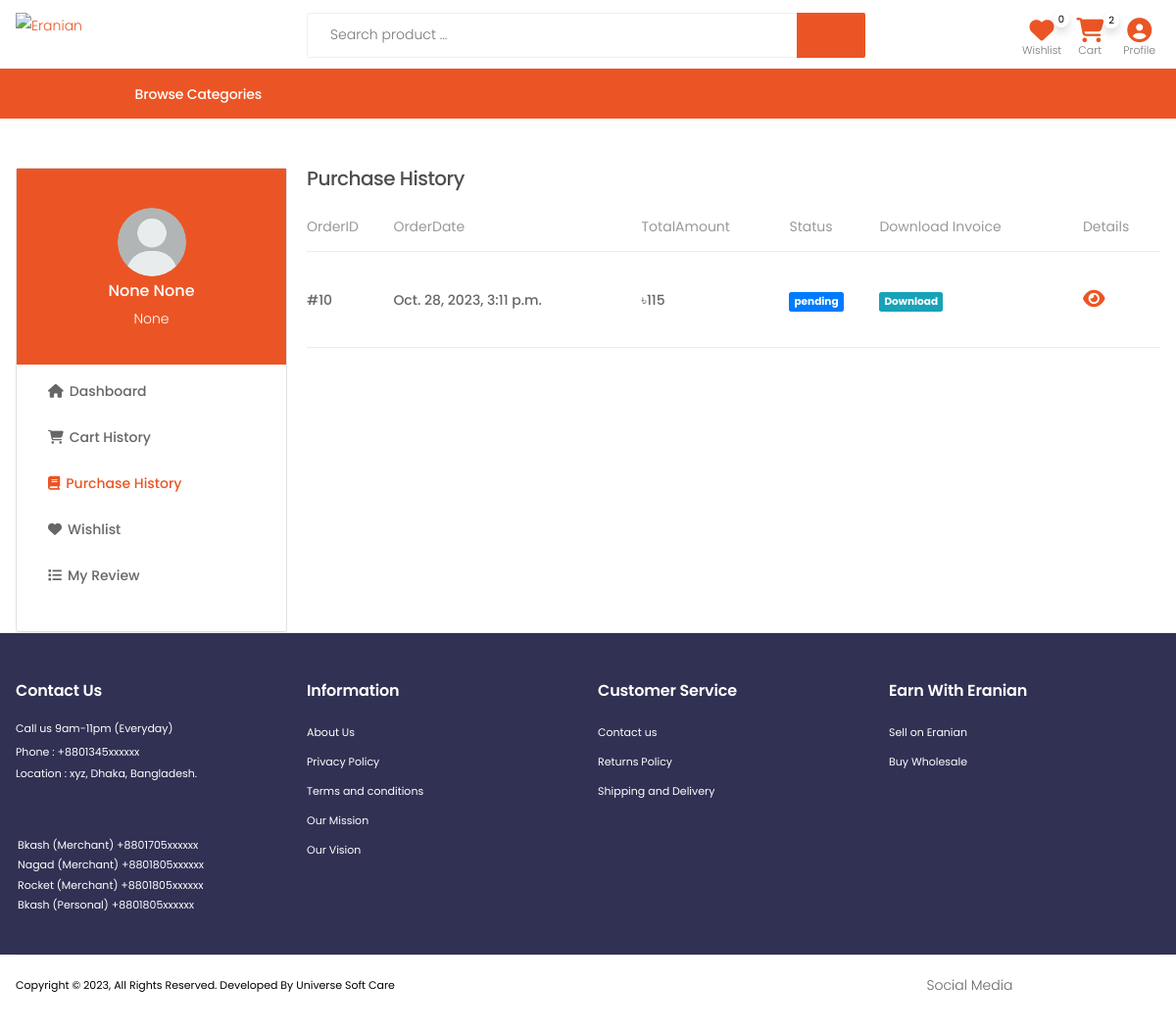
Page /order_summary (signed in) on the earlier database version.
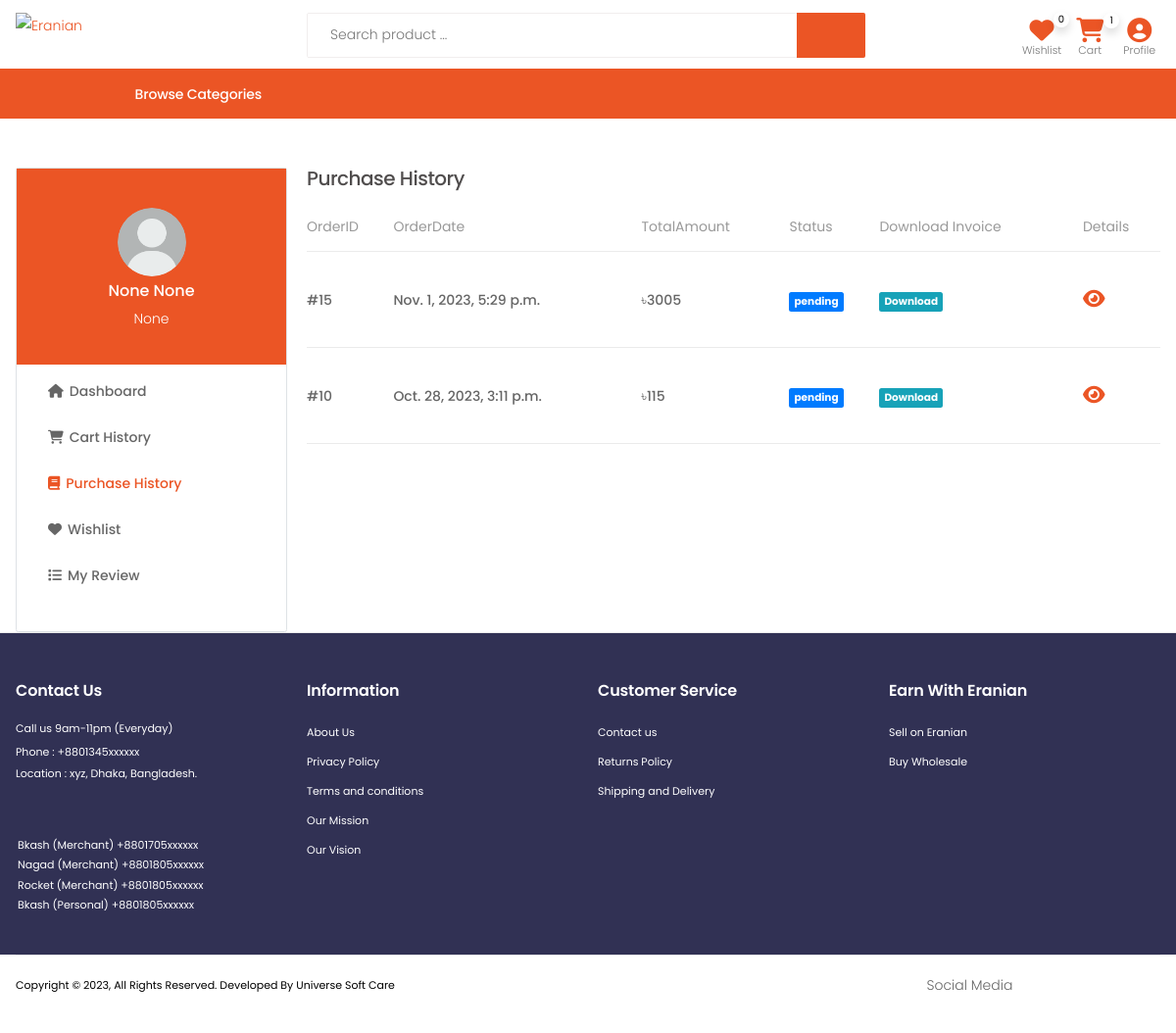
Same page on the later database version.
### userapp/models.py (models this page shows, shortened)
class User(AbstractBaseUser, PermissionsMixin):
    email = models.EmailField(unique=True)
    username = None
    first_name = models.CharField(max_length=30, null=True, blank=True)
    last_name = models.CharField(max_length=30, null=True, blank=True)
    phone = models.CharField(max_length=15, unique=True, null=True, blank=True)
    is_active = models.BooleanField(default=True)
    is_staff = models.BooleanField(default=False)
    is_customer = models.BooleanField(default=False)
    is_vendor = models.BooleanField(default=False)
    is_employee = models.BooleanField(default=False)
    date_joined = models.DateTimeField(default=timezone.now)
    objects = CustomUserManager()
    USERNAME_FIELD = 'email'
    REQUIRED_FIELDS = []

class Profile(models.Model):
    user                = models.OneToOneField(User, on_delete=models.CASCADE, max_length=1)
    image               = models.ImageField(upload_to="profilepicture", default='no_img.png')
    date_of_birthday    = models.DateField(auto_now_add=False,blank=True,null=True)
    phone               = models.CharField(max_length=15,unique=True,blank=True,null=True)
    permanent_address   = models.CharField(max_length=100,blank=True,null=True)
    present_address     = models.CharField(max_length=100,blank=True,null=True)
    class Meta:
        verbose_name_plural = "Customer Profile"

### store/models.py (models this page shows, shortened)
class  Order(models.Model):
    user = models.ForeignKey(settings.AUTH_USER_MODEL, on_delete=models.CASCADE)
    items = models.ManyToManyField(OrderItem)
    ordered_date = models.DateTimeField()
    order_complate_date = models.DateTimeField(auto_now=False, auto_now_add=False,blank=True, null=True)
    order_status = models.CharField(max_length = 150, choices=Order_Status , default='pending')
    total_order_amount = models.CharField(max_length = 150, blank=True, null=True)
    paid_amount = models.CharField(max_length = 150, default=0)
    due_amount = models.CharField(max_length = 150,default=0)
    ordered = models.BooleanField(default=False)
    orderId = models.CharField(max_length = 150, blank=True, null=True)
    paymentId = models.CharField(max_length = 150, blank=True, null=True)
    coupon = models.ForeignKey('Coupon', on_delete=models.SET_NULL, blank=True, null=True)
    shipping_address = models.ForeignKey(ShipingAddress, on_delete=models.CASCADE, blank=True, null=True)
    payment_option = models.CharField(max_length = 150)
    order_read_status  = models.BooleanField(default=False)
    redx_percel_traking_number  = models.CharField(max_length = 150, blank=True, null=True)
    others_transport_trakink_url  = models.URLField(max_length = 200,blank=True, null=True)
    class Meta:
        ordering = ['-id']

### store/views.py (the view)
# urls.py: path("order_summary",login_required(OrderSummary,login_url='/customer-login/'), name="order-summary"),
@login_required
def OrderSummary(request):
    try:
        order =Order.objects.filter(user=request.user, ordered=True)
        context={
            'order':order,
        }
        return render(request, 'store/order_summary.html', context)
    except ObjectDoesNotExist:
        return redirect('/')

### store/template/store/order_summary.html (shortened to what this page needs)
{% extends 'store/base.html' %}
{% load static %}
{% block content %}
<div class="container mt-5">
    <div class="row">
        <div class="col-md-3 d-none d-md-block">
            <div class="card border rounded">
                <div class="card-profile ">
                    <img class="mx-auto mt-4 rounded-circle" src="{{ user.profile.image.url }}" alt="" style="height: 70px ; width: 70px;">
                    <p style="text-align:center ; font-size: 16px; font-weight: 500;">{{ user.first_name }} {{ user.last_name }}</p>
                    <p style="text-align:center ;">{{ user.username }}</p>
                </div>
                <div class="card-body">
                    <nav class="mobile-cats-nav">
						<ul class="mobile-cats-menu dashboard-menu">
							<li ><a href="{% url 'profile-dashboard' %}"><i class="fa-solid fa-house"></i>Dashboard</a></li>
							<li ><a href="{% url 'cart-summary' %}"><i class="fa-solid fa-cart-shopping"></i>Cart History</a></li>
							<li class="m-active"><a href="{% url 'order-summary' %}"><i class="fa-solid fa-book"></i>Purchase History</a></li>
							<li><a href="{% url 'wish-list' %}"><i class="fa-solid fa-heart"></i>Wishlist</a></li>
							<li><a href="{% url 'my-review' %}"><i class="fa-solid fa-list"></i>My Review</a></li>
						</ul>
                    </nav>
                </div>
            </div>
        </div>
        <div class="col-md-9">
            <h5>Purchase History</h5>
			<div class="row ">
				<div class="col-lg-12 mx-auto">
					<table class="table table-mobile">
						<thead>
							<tr>
								<th>OrderID</th>
								<th>OrderDate</th>
								<th>TotalAmount</th>
								<th>Status</th>
								<th>Download Invoice</th>
								<th>Details</th>
							</tr>
						</thead>
						<tbody>
						{% for p in order %}
						<tr>
							<td >
								#{{ p.orderId }}
							</td>
							<td>
								{{ p.ordered_date }}
							</td>
							<td >৳{{p.total_order_amount }} </td>
							<td >
								{% if p.others_transport_trakink_url %}
								<p class="badge badge-primary p-2"><a class="text-white" href="{{ p.others_transport_trakink_url }}" target="_blank">Traking Order</a></p>
								{% elif p.redx_percel_traking_number %}
								<p class="badge badge-primary p-2"><a class="text-white" href="https://redx.com.bd/track-parcel/?trackingId={{ p.redx_percel_traking_number }}&shopId=806273" target="_blank">Traking Order</a></p>
								{% else %}
								<p class="badge badge-primary p-2">{{ p.order_status }}</p>
								{% endif %}
							</td>
							{% if p.order_status == 'complete' %}
							<td >{{ p.order_complate_date }}</td>
							{% else %}
							<td><a class="badge badge-info p-2" href="{% url 'render-order-pdf-view' p.pk %}">Download</a></td>
							{% endif %}
							<td><a style="font-size: 20px ;" href="{% url 'order-detail' p.pk %}"><i class="fa fa-eye" aria-hidden="true"></i></a></td>
						</tr>
						{% endfor %}
						</tbody>
					</table>
				</div>
			</div>
        </div>
    </div>
</div>
{% endblock %}

### store/template/store/base.html (shortened to what this page needs)
{% load static %}
<!DOCTYPE html>
<html lang="en">
<head>
  <link rel="stylesheet" href="{% static 'store/css/bootstrap.min.css' %}">
  <link rel="stylesheet" href="{% static 'store/css/plugins/owl-carousel/owl.carousel.css' %}">
  <link rel="stylesheet" href="{% static 'store/css/plugins/magnific-popup/magnific-popup.css' %}">
  <link rel="stylesheet" href="{% static 'store/css/plugins/jquery.countdown.css' %}">
  <link rel="stylesheet" href="{% static 'store/slick-slider/slick.css' %}">
  <link rel="stylesheet" href="{% static 'store/slick-slider/slick-theme.css' %}">
  <link rel="stylesheet" href="{% static 'store/css/style.css' %}">
  <link rel="stylesheet" href="{% static 'store/css/skins/skin-demo-13.css' %}">
  <link rel="stylesheet" href="{% static 'store/css/demos/demo-13.css' %}">
  <link rel="stylesheet" href="{% static 'store/css/plugins/nouislider/nouislider.css' %}">
  <link rel="stylesheet" href="https://cdnjs.cloudflare.com/ajax/libs/font-awesome/6.2.0/css/all.min.css">
</head>
<body>
  <div class="page-wrapper">
    {% include "store/includes/navbar.html" %}
    {% block content %}
    {% endblock %}
    {% include "store/includes/footer.html" %}
</body>
</html>

### store/template/store/includes/navbar.html (shortened to what this page needs)
{% load static %}
{% load desktop_menu %}
{% load top_category %}
{% load cart_view %}
{% load cart_count %}
{% load wish_list_product_count %}
{% load campaign %}
{% load logo %}
<header class="header header-10 header-intro-clearance desktop">
  <div class="header-middle sticky-header mx-auto ">
    <div class="container">
      <div class="header-left py-auto">
        <a href="{% url 'home' %}" class="logo">
          <img src="{% static 'store/images/eranian.png' %}" alt="Eranian">
        </a>
      </div>
      <div class="header-center">
        <div class="header-search header-search-extended header-search-visible header-search-no-radius">
          <form action="{% url 'search' %}" method="GET">
            <div class="header-search-wrapper search-wrapper-wide" style="margin-top: -10px;">
              <input type="search" class="form-control" name="q" id="q" placeholder="Search product ..." required>
              <button class="btn" type="submit" style="background-color:#eb5525 ;"><i
                  style="color: white; font-size: 25px; font-weight: 700;" class="icon-search"></i></button>
            </div>
          </form>
        </div>
      </div>
      <div class="header-right">
        <div class="header-dropdown-link" style="margin-top: -5px;">
          <a href="{% url 'wish-list' %}" class="wishlist-link">
            <i style="color:#eb5525; font-size: 25px;" class="fa-solid fa-heart"></i>
            <span class="wishlist-count shadow">{{ request.user|wish_list_product_count }}</span>
            <span class="wishlist-txt">Wishlist</span>
          </a>
          <div class="dropdown cart-dropdown mx-2">
            <a href="{% url 'cart-summary' %}" class="dropdown-toggle" role="button" aria-haspopup="true"
              aria-expanded="false" data-display="static">
              <i style="color:#eb5525; font-size: 25px;" class="fa-solid fa-cart-shopping"></i>
              <span class="cart-count shadow">{{ request.user|cart_count }}</span>
              <span class="cart-txt">Cart</span>
            </a>
          </div>
          <div class="dropdown user-profile cart-dropdown mx-2">
            <a class="dropdown-toggle" role="button" aria-haspopup="true" aria-expanded="false" data-display="static">
              <i style="color:#eb5525; font-size: 25px;" class="fa-solid fa-circle-user"></i>
              <span class="cart-txt">Profile</span>
            </a>
          </div>
        </div>
      </div>
    </div>
  </div>
  <div class="header-bottom container-fluid" style="border-top: 1px solid #eb5525;">
    <div class="row d-flex col-11 mx-auto">
      <div class="col-md-4 col-lg-3">
        {% if request.resolver_match.url_name == 'home' %}
        <div class="dropdown category-dropdown show is-on" data-visible="true">
          {% else %}
          <div class="dropdown category-dropdown is-on">
            {% endif %}
            <a href="#" class="dropdown-toggle" role="button" data-toggle="dropdown" aria-haspopup="true"
              aria-expanded="false" data-display="static" title="Browse Categories">
              <span class="pl-5" style="font-size: 14px;">Browse Categories</span>
            </a>
            </div>
          </div>
        </div>
      </div>
</header>

### store/template/store/includes/footer.html (shortened to what this page needs)
{% load static %}
{% load logo %}
<footer class="footer footer-2">
    <div class="footer-middle pb-4">
        <div class="container">
            <div class="row">
                <div class="col-6 col-lg-3">
                    <h4 class="widget-title">Contact Us</h4>
                    <p>Call us 9am-11pm (Everyday)</p>
                    <a href="tel:01345xxxxxx"> Phone : +8801345xxxxxx</a>
                    <p>Location : xyz, Dhaka, Bangladesh.</p> <br/><br/>
                    <p class="d-flex payment-img"><img class="my-auto" src="{% static 'store/images/bkash.jpg' %}" alt=""> Bkash (Merchant) +8801705xxxxxx</p>
                    <p class="d-flex payment-img"><img class="my-auto" src="{% static 'store/images/nagad.jpg' %}" alt=""> Nagad (Merchant) +8801805xxxxxx</p>
                    <p class="d-flex payment-img"><img class="my-auto" src="{% static 'store/images/rocket.jpg' %}" alt=""> Rocket (Merchant) +8801805xxxxxx</p>
                    <p class="d-flex payment-img"><img class="my-auto" src="{% static 'store/images/bkash.jpg' %}" alt=""> Bkash (Personal) +8801805xxxxxx</p>
                </div>
                <div class="col-6 col-lg-3">
                    <div class="widget">
                        <h4 class="widget-title">Information</h4>
                        <ul class="widget-list">
                            <li><a href="{% url 'about_us' %}">About Us</a></li>
                            <li><a href="{% url 'privacy-policy' %}">Privacy Policy</a></li>
                            <li><a href="{% url 'terms_conditions' %}">Terms and conditions</a></li>
                            <li><a href="{% url 'mission' %}">Our Mission</a></li>
                            <li><a href="{% url 'vision' %}">Our Vision</a></li>
                        </ul>
                    </div>
                </div>
                <div class="col-6 col-lg-3">
                    <div class="widget">
                        <h4 class="widget-title">Customer Service</h4>
                        <ul class="widget-list">
                            <li><a href="{% url 'contact-us' %}">Contact us</a></li>
                            <li><a href="{% url 'returns_policy' %}">Returns Policy</a></li>
                            <li><a href="{% url 'shipping_delivery' %}">Shipping and Delivery</a></li>
                        </ul>
                    </div>
                </div>
                <div class="col-6 col-lg-3">
                    <div class="widget">
                        <h4 class="widget-title">Earn With Eranian</h4>
                        <ul class="widget-list">
                            <li><a href="{% url 'vendor_login' %}">Sell on Eranian</a></li>
                            <li><a href="#">Buy Wholesale</a></li>
                        </ul>
                    </div>
                </div>
            </div>
            </div>
        </div>
    </div>
    <div class="footer-bottom mb-5 mb-md-1 ">
        <div class="container">
            <p class="footer-copyright">Copyright &copy; {% now 'Y' %}, All Rights Reserved. Developed By Universe Soft Care</p>
            <div class="social-icons social-icons-color">
                <span class="social-label">Social Media</span>
                <a href="#" class="social-icon social-facebook" title="Facebook" target="_blank"><i class="icon-facebook-f"></i></a>
                <a href="#" class="social-icon social-twitter" title="Twitter" target="_blank"><i class="icon-twitter"></i></a>
                <a href="#" class="social-icon social-instagram" title="Instagram" target="_blank"><i class="icon-instagram"></i></a>
                <a href="#" class="social-icon social-youtube" title="Youtube" target="_blank"><i class="icon-youtube"></i></a>
                <a href="#" class="social-icon social-pinterest" title="Pinterest" target="_blank"><i class="icon-pinterest"></i></a>
            </div>
        </div>
    </div>

### store/template/store/includes/mobile-navbar.html (shortened to what this page needs)
{% load static %}
{% load top_category %}

Differences in the rows shown:
computed for User "None": user|cart_count "2" → "1"
now on this page (row edited): Order: orderId "15", ordered_date "Nov. 1, 2023, 5:29 p.m.", total_order_amount "3005", order_status "pending", shows "Download"
